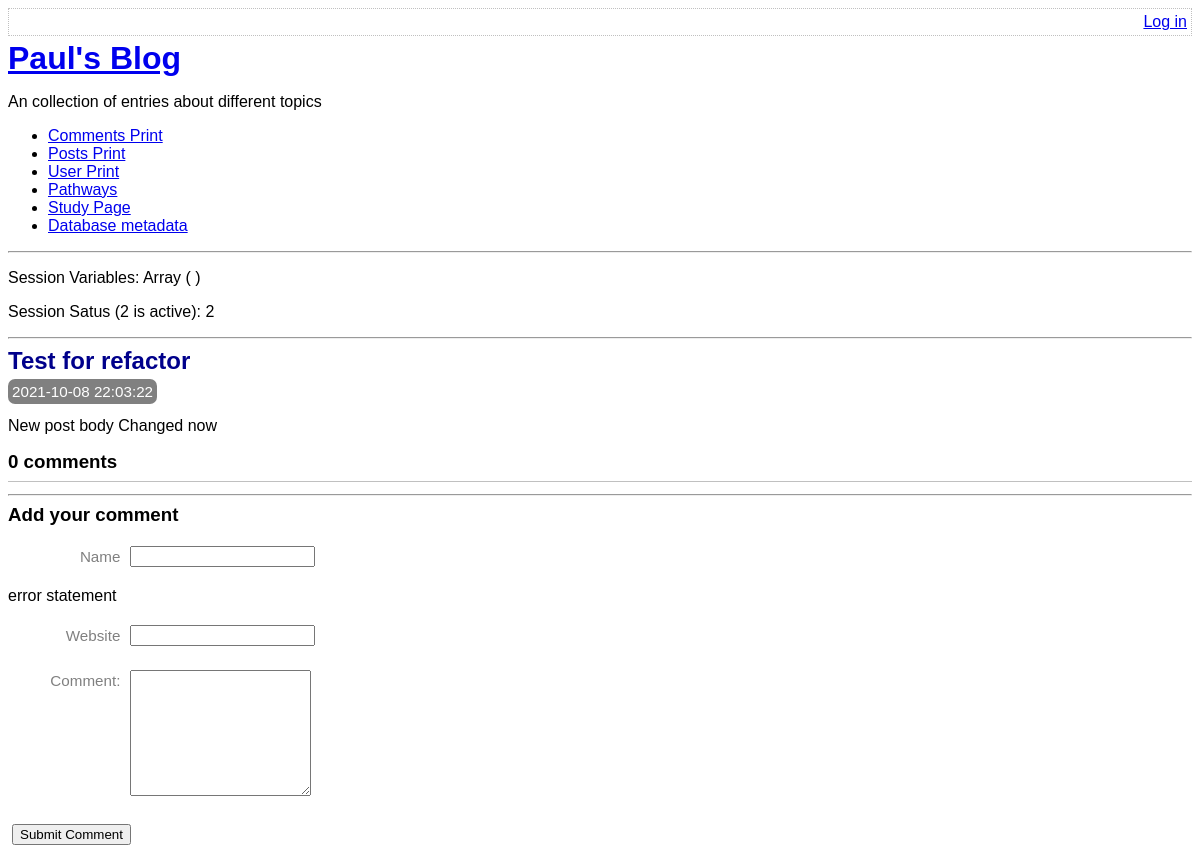
The app's page /view-post.php?post_id=11 with its own data.
### tables this page shows
CREATE TABLE post(
    id integer primary key autoincrement not null,
    title text not null,
    body text not null,
    user_id integer not null,
    created_at date not null,
    updated_at date,
    foreign key (user_id) references user(id)
);

### lib/view-post-common.php (called while the page is built, shortened)
<?php
function getPostRow(PDO $pdo, $postId){
    $stmt = $pdo -> prepare(
        'select title, created_at , body
        from post
        where id=:id'
    );
    $result = $stmt -> execute(
        array('id' => $postId, )
    );
    $row = $stmt -> fetch(PDO::FETCH_ASSOC);
    return $row;
}

### view-post.php (the view, shortened to what this page needs)
<?php
require_once 'lib/common.php';
require_once 'lib/view-post-common.php';
if ( isset( $_GET['post_id'] ) )
{
  $postId = $_GET['post_id'];
}
else{
  $postId = 0;
}
$pdo = getPDO();
$row = getPostRow($pdo, $postId);
if($_POST){
  $postData = $_POST;
  $commentData = array(
    'name' => $_POST['comment-name'],
    'website' => $_POST['comment-website'],
    'text' => $_POST['comment-text'],
  );
  $errors = addCommentToPost($pdo, $postId, $commentData);
  if(!$errors){
    redirectAndExit('view-post.php?post_id=' . $postId);
  }
}else{
  $commentData = array(
      'name' => '',
      'website' => '',
      'text' => '',
  );
}
?>
<?php
require_once 'templates/boilerplate.php';
?>
<body>
  <?php require 'templates/title.php' ?>
    <div class="post">
      <h2>
        <?php echo htmlEscape($row['title']) ?>
      </h2>
      <div class="date">
        <?php echo $row['created_at'] ?>
      </div>
      <p>
        <?php echo  convertNewLinesToParagraphs($row['body']) ?>
      </p>
    </div>
    <div class="comment-list">
      <h3> <?php echo countCommentsForPost($pdo , $postId) ?> comments</h3>
    </div>
    <hr/>
    <h3> Add your comment </h3>
    <form method="post" class="comment-form user-form">
    <p>
      <label for="comment-name"> Name </label>
      <input type="text" id="comment-name" name="comment-name" value="<?php echo htmlEscape($commentData['name']) ?>"  />
      <p> error statement </p>
    </p>
    <p>
      <label for="comment-website"> Website </label>
      <input type="text" id="comment-website" name="comment-website" value="<?php echo htmlEscape($commentData['website']) ?>" />
      </p>
    <p>
      <label for="comment-text"> Comment: </label>
      <textarea id="comment-text" name="comment-text" rows="8" columns="70" ><?php echo htmlEscape($commentData['text']) ?></textarea>
    </p>
      <input type="submit" value="Submit Comment"/>
    </form>
</body>
</html>

### lib/common.php (shortened to what this page needs)
<?php
function getRootPath()
{
    return realpath(__DIR__ . '/..');
}
function getDatabasePath()
{
    return getRootPath() . '/data/data.sqlite';
}
function getDsn()
{
    return 'sqlite:' . getDatabasePath();
}
function getPDO()
{
    $pdo = new PDO(getDsn());
    return $pdo;
}
function htmlEscape($html){
    return htmlspecialchars($html, ENT_HTML5, 'UTF-8');
}
function convertNewLinesToParagraphs($text){
    $escaped= htmlEscape($text);
    return '<p>' . str_replace("\n", "</p><p>" , $escaped) . '</p>';
}
function countCommentsForPost(PDO $pdo, $postId){
    $pdo = getPDO();
    $sql = "
    select count(*) c from comment
    where post_id = :post_id
    ";
    $stmt = $pdo -> prepare($sql);
    $stmt ->execute(
        array('post_id' => $postId, )
    );
    return (int) $stmt -> fetchColumn();
}

### assets/main.css (style rules this page uses)
h1 , h2, h3 { margin-top: 0; margin-bottom: 8px; }
body { font-size: 100%; font-family:sans-serif; }
.post-synopsis h2 , .post h2 { color: darkblue; }
.post .date , .post-synopsis .meta { color:white; background-color: grey; border-radius: 7px; padding: 4px; display: inline; font-size: 0.95em; }
.comment-list { border-bottom: 1px solid silver; margin-bottom: 12px; }
.user-form input, .user-form textarea { margin: 4px; }
.user-form label { font-size: 0.95em; margin: 6px; width: 7em; color: gray; float: left; text-align: right; clear: left; }

### records on screen
post: title "Test for refactor", created_at "2021-10-08 22:03:22", body "New post body Changed now"

### other values on screen
$sessionVars "Array ( )"
session_status() "2"
countCommentsForPost($pdo , $postId) "0"
